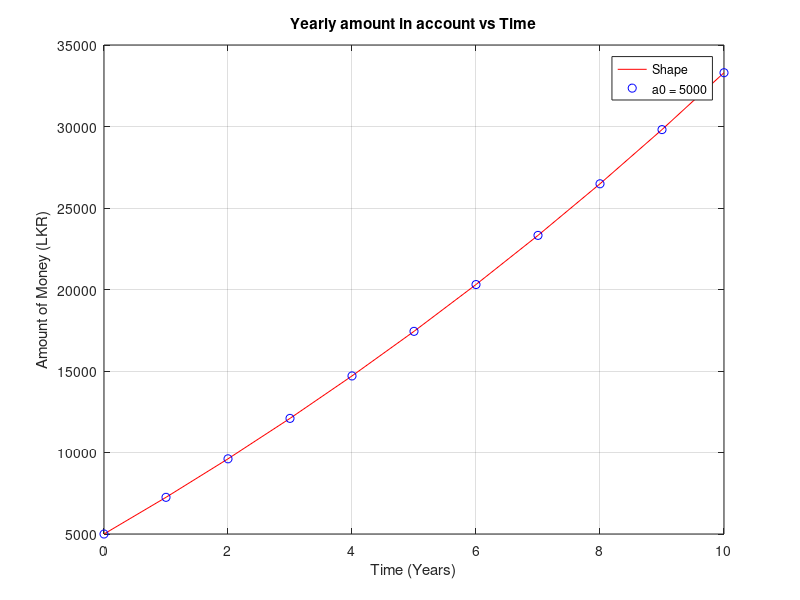

Source code (MATLAB):
time = 10; %  Years
yearlyDeposit = 2000; % USD

n = 0:1:time;
an = zeros(1, time+1);
r = 0.05;
an(1, 1) = 5000;

for i = 1:1:time,
    an(1, i+1) = (r+1) * an(1, i) + yearlyDeposit;
end

% a(n+1) = (r+1)*a(n)

printf("\n");

printf("--------------------------------------\n");
printf("Time (End of Year) \t| Amount (LKR)\n");
printf("--------------------------------------\n");
for i = 1:1:time,
    printf("%d \t\t\t| %.2f\n", i,an(1, i+1));
end

printf("\n");

plot(n, an(1,:), "r-", n, an(1,:), "bo");
xlabel("Time (Years)");               % Label for x-axis
ylabel("Amount of Money (LKR)");            % Label for y-axis
title("Yearly amount in account vs Time"); % Title of the graph
legend( "Shape", "a0 = 5000");
grid on;
